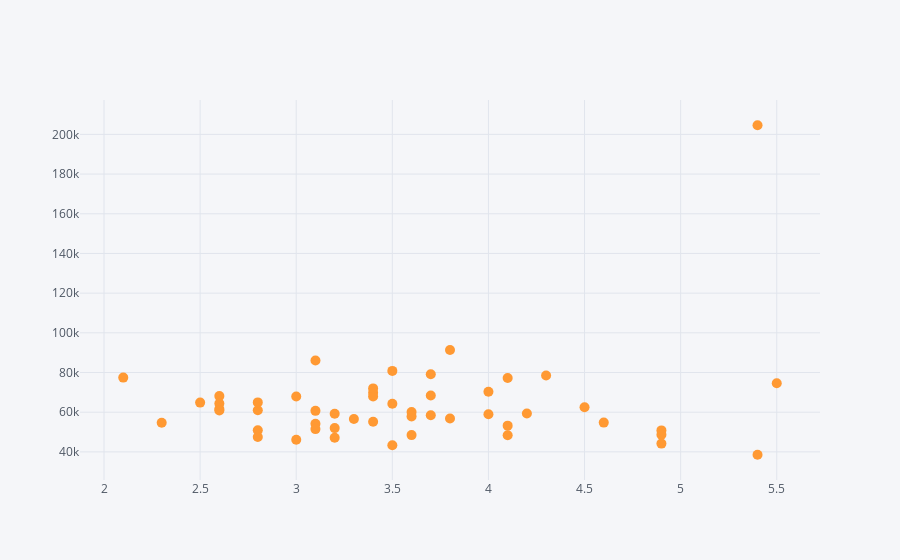

Notebook cell for this chart:
### Markdown cell above
### We want to see if GDP per capita and the unemployment is related.

### Code cell
state_cleaned.iplot(kind='scatter',x='unemployrate',y='gdppercap',mode='markers',size=10)

### Figure 1 — Plotly figure (JSON) as saved in the notebook; plotly's stock layout.template omitted (floating-point values rounded to 4 significant figures)
{"data": [{"line": {"color": "rgba(255, 153, 51, 1.0)", "dash": "solid", "shape": "linear", "width": 1.3}, "marker": {"size": 10, "symbol": "circle"}, "mode": "markers", "name": "gdppercap", "text": "", "type": "scatter", "x": [3.2, 5.5, 4.9, 3.5, 4.1, 2.6, 3.5, 3.7, 5.4, 3.2, 3.6, 2.5, 3, 4, 3.3, 2.6, 3.1, 4.1, 4.6, 2.8, 3.4, 3.1, 4.1, 3.4, 5.4, 3.1, 3.6, 3, 4, 2.6, 3.4, 4.9, 3.8, 3.8, 2.1, 4.2, 3.1, 3.7, 4.5, 3.6, 2.8, 2.8, 3.4, 3.5, 2.6, 2.3, 2.8, 4.3, 4.9, 3.2, 3.7], "y": [47147, 74564, 50832, 43356, 77258, 68108, 80810, 79118, 204613, 51981, 60071, 64823, 46120, 70273, 56597, 61591, 60666, 48370, 54759, 50924, 69737, 86073, 53213, 67919, 38551, 54139, 48457, 67903, 59005, 64357, 71991, 48631, 91384, 56794, 77427, 59303, 51479, 58479, 62466, 57883, 47519, 60973, 55192, 64283, 60852, 54692, 64941, 78514, 44159, 59206, 68424]}], "layout": {"legend": {"bgcolor": "#F5F6F9", "font": {"color": "#4D5663"}}, "paper_bgcolor": "#F5F6F9", "plot_bgcolor": "#F5F6F9", "title": {"font": {"color": "#4D5663"}}, "xaxis": {"gridcolor": "#E1E5ED", "showgrid": true, "tickfont": {"color": "#4D5663"}, "title": {"font": {"color": "#4D5663"}, "text": ""}, "zerolinecolor": "#E1E5ED"}, "yaxis": {"gridcolor": "#E1E5ED", "showgrid": true, "tickfont": {"color": "#4D5663"}, "title": {"font": {"color": "#4D5663"}, "text": ""}, "zerolinecolor": "#E1E5ED"}}}
